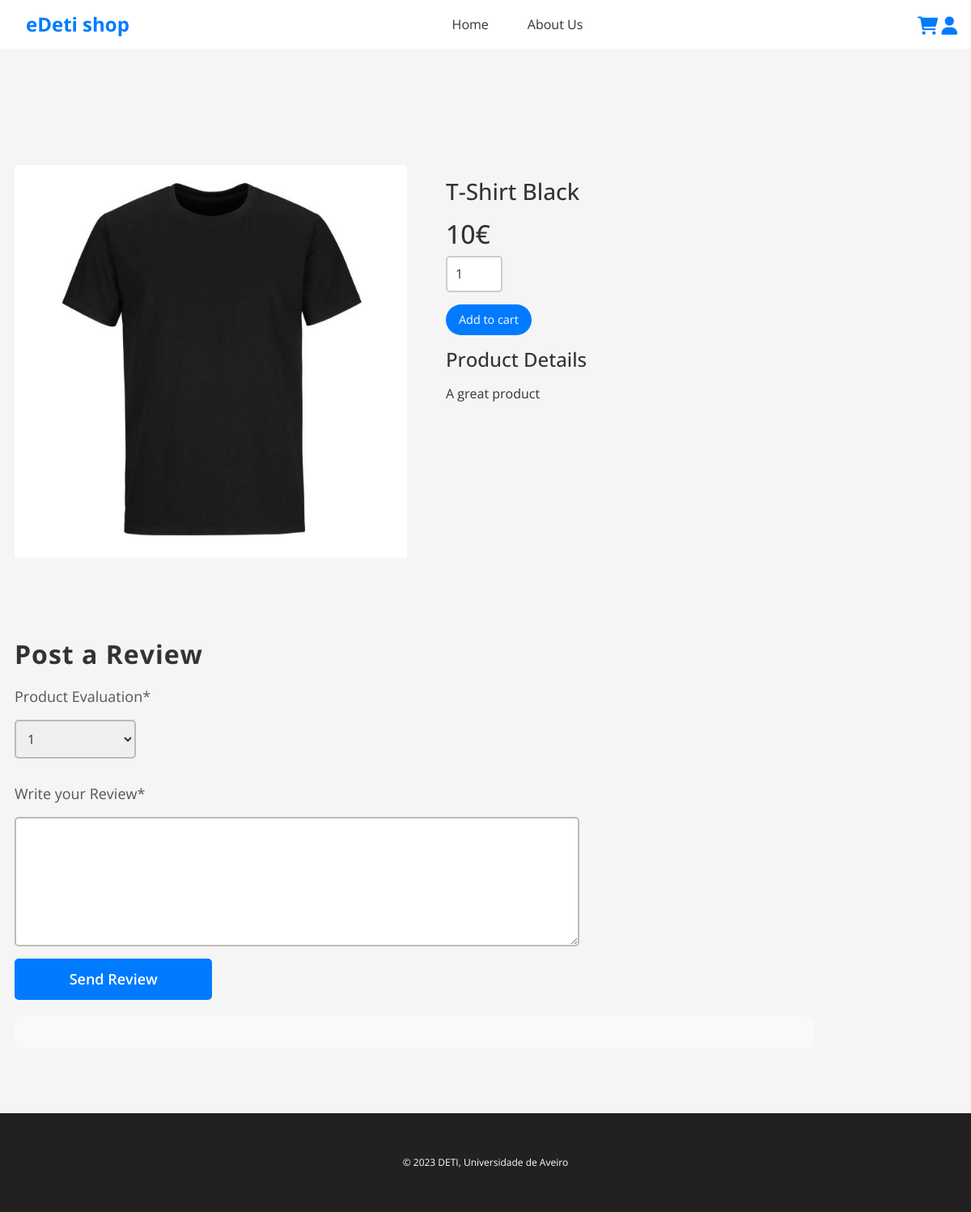
Screenshot of /product?value=1 (signed in) with the database file from the repository.
### tables this page shows
CREATE TABLE Products(
        id INTEGER PRIMARY KEY AUTOINCREMENT,
        quantity TEXT NOT NULL,
        stock BOOLEAN,
        description TEXT NOT NULL,
        name TEXT NOT NULL UNIQUE,
        img_path VARCHAR(255) NOT NULL,
        price TEXT NOT NULL
    );

### app/views.py (the view, shortened to what this page needs)
@views.route('/product', methods=['GET', 'POST'])
def product_detail():
    if request.method == 'GET':
        product_id = request.args.get('value')
        product = get_product_by_id(product_id)
        reviews = get_reviews(product_id)
        return render_template('product.html', product=product, reviews=reviews)

### app/database.py (called while the page is built)
def get_product_by_id(product_id):
    conn = sqlite3.connect(db_path)
    c = conn.cursor()
    c.execute("SELECT * FROM Products WHERE id = ?", (product_id,))
    product = c.fetchone()
    conn.close()
    return product

def get_reviews(product_id):
    conn = sqlite3.connect(db_path)
    c = conn.cursor()
    c.execute("SELECT * FROM Reviews WHERE product_id = ?", (product_id,))
    reviews = c.fetchall()
    conn.close()
    return reviews

### app/templates/product.html (shortened to what this page needs)
{% extends "base.html" %}
{% block head %}
<link rel="stylesheet" href="{{ url_for('static', filename='css/product.css') }}">
{% endblock %}
{% block body %}
<section class="container product my-5 pt-5">
    <div class="row mt-5">
        {% if product and product|length > 5 %}
        <div class="col-lg-5 col-md-12 col-12">
            <img src="{{ url_for('static', filename='images/' + product[5]) }}" class="card-img-top" alt="{{ product[3] }}">
        </div>
        <div class="col-lg-6 mx-5 mt-2 col-md-12 col-12">
            <h3 class="py-2">{{ product[4] }}</h3>
            <h2>{{ product[6] }}€</h2>
            <form method="POST" action="/add_cart">
                <input type="number" value="1" min="1" max="{{ product[4] }}" name="quantity">
                <button class="action_btn">Add to cart</button>
            </form>
            <h4 class="mt-3 mb-3">Product Details</h4>
            <span>{{ product[3] }}</span>
        </div>
        {% else %}
        <div class="col-12">
            <p>Product not found or data is incomplete.</p>
        </div>
        {% endif %}
        <section class="wrapper">
            <div class="review-container">
                <h1>Post a Review</h1>
                <form class="post-review" method="POST" action="/product">
                    <label for="ratings">Product Evaluation*</label>
                    <select id="ratings" name="ratings">
                        <option value="1">1</option>
                    </select>
                    <label for="p-review">Write your Review*</label>
                    <textarea id="p-review" name="p-review"></textarea>
                    <button id="review-button" class="action_btn">Send Review</button>
                </form>
                <div class="reviews">
                </div>
            </div>
        </section>
    </div>
</section>
{% endblock %}

### app/static/css/product.css (style rules this page uses)
* { font-family: 'Roboto', sans-serif; font-size: 16px; color: #333; }
.product select, .product input { display: block; padding: 10px; border: 2px solid #ccc; border-radius: 5px; font-size: 16px; margin-bottom: 15px; }
.product input[type="number"] { width: 70px; height: 45px; margin-right: 12px; }
.review-container { width: 100%; margin-top: 100px; }
.review-container h1 { font-weight: 700; font-size: 2rem; letter-spacing: 1px; color: #333; }
.review-container .post-review { display: flex; flex-direction: column; width: 60%; gap: 15px; margin-top: 20px; }
.review-container .post-review label { font-size: 18px; color: #555; }
.review-container .post-review select, .review-container .post-review textarea { border: 2px solid #bbb; border-radius: 5px; padding: 10px; font-size: 16px; }
.review-container .post-review select { width: 150px; }
.review-container .post-review textarea { width: 100%; height: 160px; resize: vertical; }
.review-container .post-review .action_btn { width: 35%; padding: 12px; font-size: 18px; font-weight: 600; color: #fff; background-color: #007bff; border: none; border-radius: 5px; cursor: pointer; transition: background-color 0.3s, transform 0.3s; }
.review-container .reviews { display: flex; flex-direction: column; width: 85%; gap: 25px; margin-top: 20px; padding: 20px; background-color: #f9f9f9; border-radius: 10px; }

### app/static/css/base.css (style rules this page uses)
* { margin: 0; padding: 0; box-sizing: border-box; font-family: 'Open Sans', sans-serif; }
.col-r .action_btn, .action_btn { background-color: #007bff; color: #ffffff; padding: 0.5rem 1rem; border: none; outline: none; border-radius: 20px; font-size: 0.9rem; cursor: pointer; transition: all 0.3s ease; }

### app/static/css/style.css (style rules this page uses)
.container { padding: 2rem 0; }

### rows the page displays
Products: img_path (picture), name "T-Shirt Black", price "10", description "A great product"
